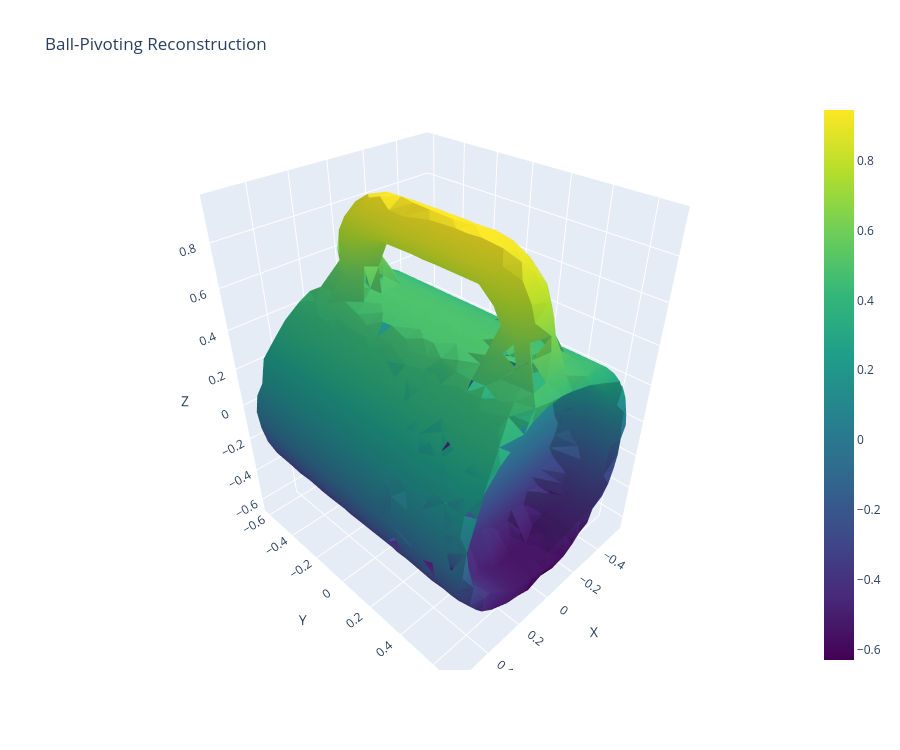

Source (notebook cell):
### Code cell
from plotly import graph_objects 

mesh = meshes.current_mesh()

vertices = mesh.vertex_matrix()
faces = mesh.face_matrix()

print(f"vertices: {len(vertices)}")
print(f"faces: {len(faces)}")

if len(faces) == 0:
    raise RuntimeError("Surface reconstruction produced no triangle faces")

figure = graph_objects.Figure(
    data=[
        graph_objects.Mesh3d(
            x=vertices[:, 0],
            y=vertices[:, 1],
            z=vertices[:, 2],
            i=faces[:, 0],
            j=faces[:, 1],
            k=faces[:, 2],
            intensity=vertices[:, 2],
            colorscale="Viridis",
            flatshading=True,
            opacity=1.0,
            name="Reconstructed mesh",
        )
    ]
)

figure.update_layout(
    title="Ball-Pivoting Reconstruction",
    width=900,
    height=750,
    scene=dict(
        aspectmode="data",
        xaxis_title="X",
        yaxis_title="Y",
        zaxis_title="Z",
    ),
)

figure.show()

### Figure 1 — Plotly figure (JSON) as saved in the notebook; plotly's stock layout.template omitted (floating-point values rounded to 4 significant figures; data arrays with more than 128 entries replaced by an {"elided": "..."} marker saying what was removed)
{"data": [{"colorscale": [[0, "#440154"], [0.1111, "#482878"], [0.2222, "#3e4989"], [0.3333, "#31688e"], [0.4444, "#26828e"], [0.5556, "#1f9e89"], [0.6667, "#35b779"], [0.7778, "#6ece58"], [0.8889, "#b5de2b"], [1, "#fde725"]], "flatshading": true, "i": {"elided": "4003 int values"}, "intensity": {"elided": "2048 float values"}, "j": {"elided": "4003 int values"}, "k": {"elided": "4003 int values"}, "name": "Reconstructed mesh", "opacity": 1, "type": "mesh3d", "x": {"elided": "2048 float values"}, "y": {"elided": "2048 float values"}, "z": {"elided": "2048 float values"}}], "layout": {"height": 750, "scene": {"aspectmode": "data", "xaxis": {"title": {"text": "X"}}, "yaxis": {"title": {"text": "Y"}}, "zaxis": {"title": {"text": "Z"}}}, "title": {"text": "Ball-Pivoting Reconstruction"}, "width": 900}}
